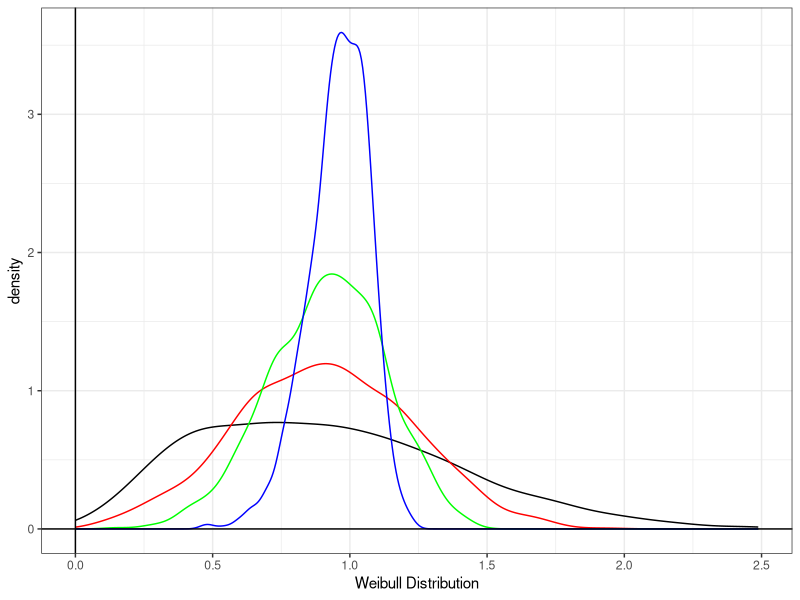

This figure's R source:
## ---- chunk 1
Weibull = data.frame(
  k2 <- rweibull(1000,shape=2),
  k3 <- rweibull(1000,shape=3),
  k5 <- rweibull(1000,shape=5),
  k10 <- rweibull(1000,shape=10)
)
  
## ---- chunk 2
library(ggplot2)
ggplot() + geom_density( data = Weibull, aes(x=k2),col="black") + 
  geom_density( data = Weibull, aes(x=k3),col="red") +
  geom_density( data = Weibull, aes(x=k5),col="green") + 
  geom_density( data = Weibull, aes(x=k10),col="blue") + 
  geom_hline(yintercept=0) + 
  geom_vline(xintercept=0) + 
  xlab("Weibull Distribution") + 
  theme_bw()
  
